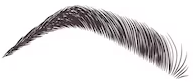
#> input picture remove_backgournd/steep_arch.png, 193 x 82 px, found by its file name
$ python Unet.py
#> lines starting #> are read from the running program, lines starting #| are printed output that depends on the picture; after the words box and inside, x2 and y2 are one past the last pixel; in counts of white or black regions, pixels touching at a corner belong together
import cv2
import numpy as np

# โหลดภาพ
image = cv2.imread('C:/Users/Chits/Documents/pensook/Github/Website_DEEPBROW/remove_backgournd/steep_arch.png', cv2.IMREAD_UNCHANGED)
#> image is the input picture: shape (82, 193, 4); mean B, G, R, A 221.8, 221, 223.3, 255

# ตรวจสอบว่าโหลดภาพสำเร็จหรือไม่
if image is None:
    print("Error: ไม่พบไฟล์ภาพ")
    exit()

# แปลงเป็น Grayscale เพื่อตรวจจับพื้นหลังสีขาว
gray = cv2.cvtColor(image, cv2.COLOR_BGR2GRAY)

# สร้าง Mask โดยใช้ Thresholding (พื้นหลังสีขาว → 255, ส่วนอื่น → 0)
_, mask = cv2.threshold(gray, 240, 255, cv2.THRESH_BINARY)
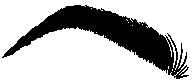
#> mask: shape (82, 193); 73.3% white; 1 black region, box (x1, y1, x2, y2) and area: (2, 5, 189, 79) 4224

# อินเวิร์ส Mask (เปลี่ยน 0 → 255 และ 255 → 0)
mask_inv = cv2.bitwise_not(mask)

# แยกเฉพาะส่วนของภาพที่ไม่ใช่พื้นหลัง
result = cv2.bitwise_and(image, image, mask=mask_inv)
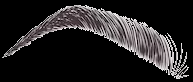
#> result: shape (82, 193, 4); mean B, G, R, A 35.1, 34.5, 36.4, 68.1

# Check the number of channels in the result image
num_channels = result.shape[2] if len(result.shape) == 3 else 1
#> num_channels = 4

# Split the channels accordingly
if num_channels == 3:
    b, g, r = cv2.split(result)
    alpha = mask_inv  # Use the mask as the alpha channel
elif num_channels == 4:
    b, g, r, alpha = cv2.split(result)
else:
    print("Unexpected number of channels in the result image.")
    exit()

output = cv2.merge([b, g, r, alpha])

# บันทึกภาพเป็น PNG โปร่งใส
cv2.imwrite("API/Frontend/deepbrow-frontend/src/image/eyebrow/steep_arch-rmbg.png", output)

# แสดงผลลัพธ์
cv2.imshow("Transparent Image", output)
cv2.waitKey(0)
cv2.destroyAllWindows()

$ run again, with remove_backgournd/flat.png copied over remove_backgournd/steep_arch.png
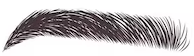
#> input picture remove_backgournd/flat.png, 194 x 56 px, found by its file name
#> image is the input picture: shape (56, 194, 4); mean B, G, R, A 192.5, 191.1, 195, 255
#> `_, mask = cv2.threshold(gray, 240, 255, cv2.THRESH_BINARY)`:
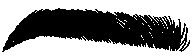
#> mask: shape (56, 194); 55.1% white; 1 black region, box (x1, y1, x2, y2) and area: (2, 8, 190, 52) 4877
#> `result = cv2.bitwise_and(image, image, mask=mask_inv)`:
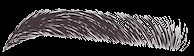
#> result: shape (56, 194, 4); mean B, G, R, A 52.4, 51.2, 54.8, 114.5

$ run again, with remove_backgournd/full.png copied over remove_backgournd/steep_arch.png
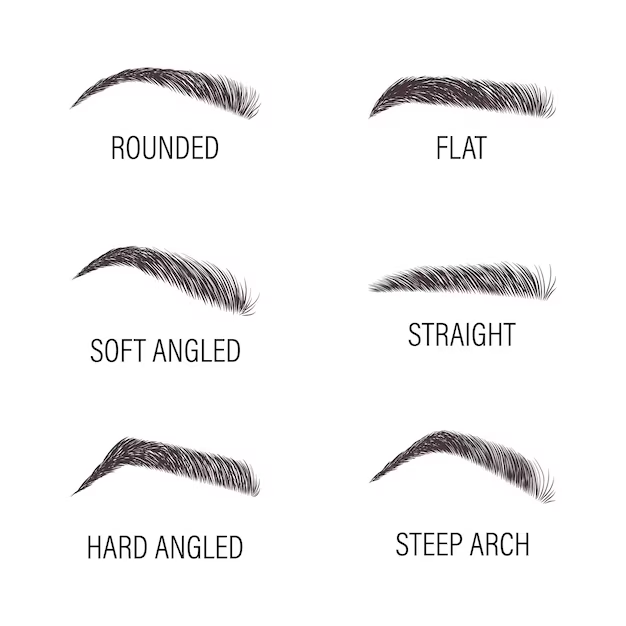
#> input picture remove_backgournd/full.png, 626 x 626 px, found by its file name
#> image is the input picture: shape (626, 626, 4); mean B, G, R, A 243.7, 243.5, 244.1, 255
#> `_, mask = cv2.threshold(gray, 240, 255, cv2.THRESH_BINARY)`:
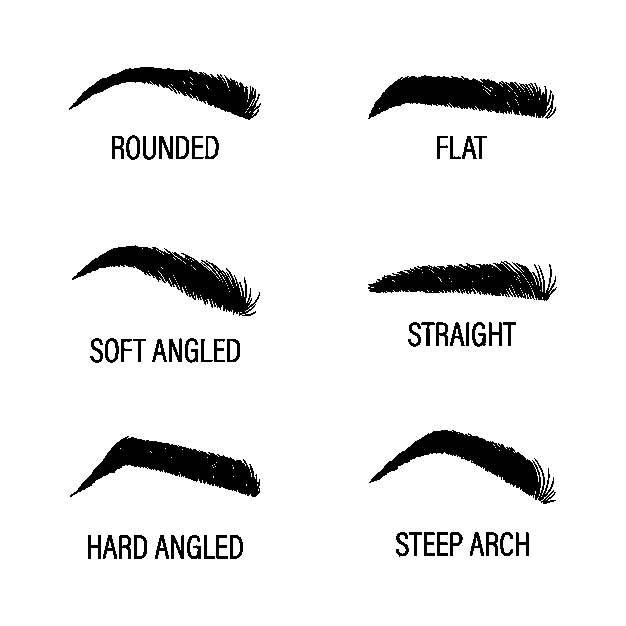
#> mask: shape (626, 626); 91.5% white; 54 black regions, largest, box (x1, y1, x2, y2) and area: (368, 75, 556, 119) 4877, (70, 436, 260, 497) 4783, (72, 245, 260, 316) 4589
#> `result = cv2.bitwise_and(image, image, mask=mask_inv)`:
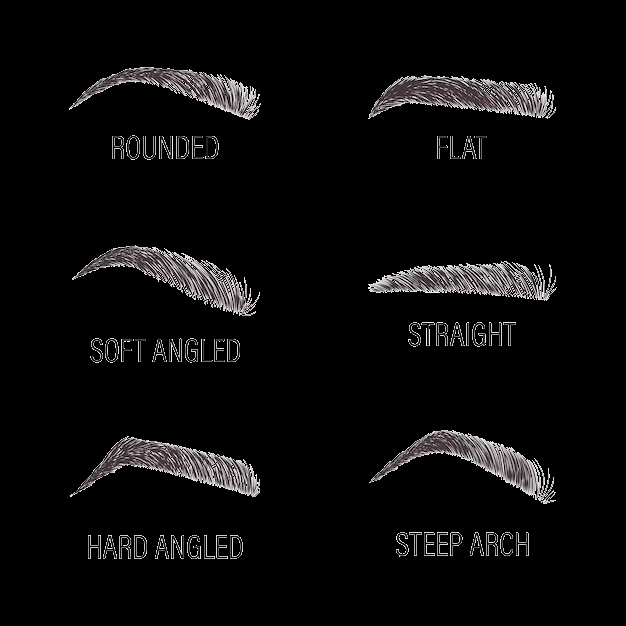
#> result: shape (626, 626, 4); mean B, G, R, A 10.6, 10.4, 10.9, 21.8

$ run again, with remove_backgournd/hardtangle.png copied over remove_backgournd/steep_arch.png
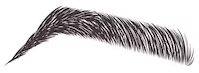
#> input picture remove_backgournd/hardtangle.png, 199 x 73 px, found by its file name
#> image is the input picture: shape (73, 199, 4); mean B, G, R, A 210.6, 209.5, 212.4, 255
#> `_, mask = cv2.threshold(gray, 240, 255, cv2.THRESH_BINARY)`:
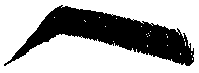
#> mask: shape (73, 199); 67.1% white; 1 black region, box (x1, y1, x2, y2) and area: (4, 5, 194, 66) 4783
#> `result = cv2.bitwise_and(image, image, mask=mask_inv)`:
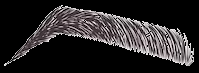
#> result: shape (73, 199, 4); mean B, G, R, A 39.7, 38.9, 41.5, 84
